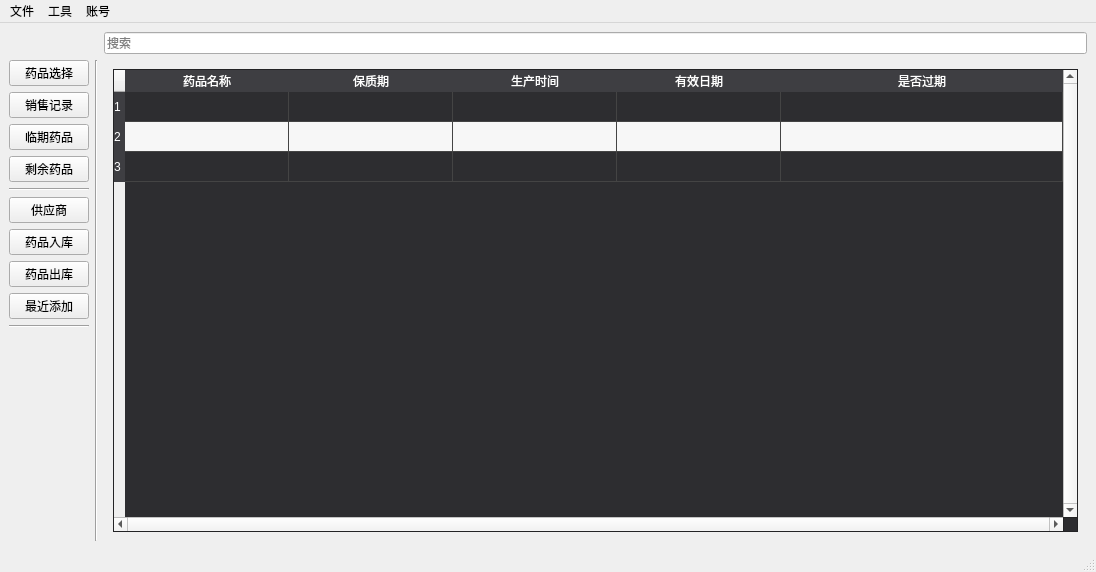
<?xml version="1.0" encoding="UTF-8"?>
<ui version="4.0">
 <class>mainWindow</class>
 <widget class="QMainWindow" name="mainWindow">
  <property name="geometry">
   <rect>
    <x>0</x>
    <y>0</y>
    <width>1096</width>
    <height>572</height>
   </rect>
  </property>
  <property name="windowTitle">
   <string>药房管理系统</string>
  </property>
  <property name="windowIcon">
   <iconset>
    <normaloff>../../python_code/Res.ico</normaloff>../../python_code/Res.ico</iconset>
  </property>
  <widget class="QWidget" name="centralwidget">
   <layout class="QGridLayout" name="gridLayout_2">
    <item row="0" column="0">
     <layout class="QGridLayout" name="gridLayout">
      <property name="horizontalSpacing">
       <number>6</number>
      </property>
      <item row="1" column="0">
       <layout class="QVBoxLayout" name="verticalLayout">
        <property name="rightMargin">
         <number>0</number>
        </property>
        <property name="bottomMargin">
         <number>0</number>
        </property>
        <item>
         <widget class="QPushButton" name="pushButton_3">
          <property name="text">
           <string>药品选择</string>
          </property>
         </widget>
        </item>
        <item>
         <widget class="QPushButton" name="pushButton_7">
          <property name="text">
           <string>销售记录</string>
          </property>
         </widget>
        </item>
        <item>
         <widget class="QPushButton" name="pushButton_4">
          <property name="sizePolicy">
           <sizepolicy hsizetype="Minimum" vsizetype="Fixed">
            <horstretch>0</horstretch>
            <verstretch>0</verstretch>
           </sizepolicy>
          </property>
          <property name="text">
           <string>临期药品</string>
          </property>
         </widget>
        </item>
        <item>
         <widget class="QPushButton" name="pushButton_8">
          <property name="text">
           <string>剩余药品</string>
          </property>
         </widget>
        </item>
        <item>
         <widget class="Line" name="line_2">
          <property name="lineWidth">
           <number>1</number>
          </property>
          <property name="orientation">
           <enum>Qt::Orientation::Horizontal</enum>
          </property>
         </widget>
        </item>
        <item>
         <widget class="QPushButton" name="pushButton_6">
          <property name="text">
           <string>供应商</string>
          </property>
         </widget>
        </item>
        <item>
         <widget class="QPushButton" name="pushButton">
          <property name="text">
           <string>药品入库</string>
          </property>
         </widget>
        </item>
        <item>
         <widget class="QPushButton" name="pushButton_2">
          <property name="enabled">
           <bool>true</bool>
          </property>
          <property name="sizePolicy">
           <sizepolicy hsizetype="Minimum" vsizetype="Fixed">
            <horstretch>0</horstretch>
            <verstretch>0</verstretch>
           </sizepolicy>
          </property>
          <property name="text">
           <string>药品出库</string>
          </property>
         </widget>
        </item>
        <item>
         <widget class="QPushButton" name="pushButton_5">
          <property name="text">
           <string>最近添加</string>
          </property>
         </widget>
        </item>
        <item>
         <widget class="Line" name="line_3">
          <property name="orientation">
           <enum>Qt::Orientation::Horizontal</enum>
          </property>
         </widget>
        </item>
        <item>
         <spacer name="verticalSpacer">
          <property name="orientation">
           <enum>Qt::Orientation::Vertical</enum>
          </property>
          <property name="sizeType">
           <enum>QSizePolicy::Policy::Expanding</enum>
          </property>
          <property name="sizeHint" stdset="0">
           <size>
            <width>20</width>
            <height>40</height>
           </size>
          </property>
         </spacer>
        </item>
       </layout>
      </item>
      <item row="0" column="2">
       <widget class="QLineEdit" name="lineEdit">
        <property name="placeholderText">
         <string>搜索</string>
        </property>
       </widget>
      </item>
      <item row="1" column="2">
       <widget class="QStackedWidget" name="stackedWidget">
        <property name="sizePolicy">
         <sizepolicy hsizetype="Expanding" vsizetype="Expanding">
          <horstretch>0</horstretch>
          <verstretch>0</verstretch>
         </sizepolicy>
        </property>
        <property name="frameShape">
         <enum>QFrame::Shape::NoFrame</enum>
        </property>
        <property name="currentIndex">
         <number>0</number>
        </property>
        <widget class="QWidget" name="page">
         <layout class="QGridLayout" name="gridLayout_4">
          <item row="0" column="0">
           <widget class="QTableWidget" name="tableWidget">
            <property name="styleSheet">
             <string notr="true">QTableView {
    background-color: #2D2D30;
    color: #FFFFFF;
    gridline-color: #444444;
}
QHeaderView::section {
    background-color: #3E3E42;
    color: #FFFFFF;
    border: none;
}</string>
            </property>
            <property name="verticalScrollBarPolicy">
             <enum>Qt::ScrollBarPolicy::ScrollBarAlwaysOn</enum>
            </property>
            <property name="horizontalScrollBarPolicy">
             <enum>Qt::ScrollBarPolicy::ScrollBarAlwaysOn</enum>
            </property>
            <property name="sizeAdjustPolicy">
             <enum>QAbstractScrollArea::SizeAdjustPolicy::AdjustToContents</enum>
            </property>
            <property name="editTriggers">
             <set>QAbstractItemView::EditTrigger::NoEditTriggers</set>
            </property>
            <property name="alternatingRowColors">
             <bool>true</bool>
            </property>
            <property name="showGrid">
             <bool>true</bool>
            </property>
            <property name="gridStyle">
             <enum>Qt::PenStyle::SolidLine</enum>
            </property>
            <property name="sortingEnabled">
             <bool>true</bool>
            </property>
            <attribute name="horizontalHeaderCascadingSectionResizes">
             <bool>false</bool>
            </attribute>
            <attribute name="horizontalHeaderMinimumSectionSize">
             <number>60</number>
            </attribute>
            <attribute name="horizontalHeaderDefaultSectionSize">
             <number>164</number>
            </attribute>
            <attribute name="horizontalHeaderHighlightSections">
             <bool>true</bool>
            </attribute>
            <attribute name="horizontalHeaderStretchLastSection">
             <bool>true</bool>
            </attribute>
            <attribute name="verticalHeaderMinimumSectionSize">
             <number>25</number>
            </attribute>
            <attribute name="verticalHeaderDefaultSectionSize">
             <number>30</number>
            </attribute>
            <attribute name="verticalHeaderStretchLastSection">
             <bool>false</bool>
            </attribute>
            <row/>
            <row/>
            <row/>
            <column>
             <property name="text">
              <string>药品名称</string>
             </property>
            </column>
            <column>
             <property name="text">
              <string>保质期</string>
             </property>
            </column>
            <column>
             <property name="text">
              <string>生产时间</string>
             </property>
            </column>
            <column>
             <property name="text">
              <string>有效日期</string>
             </property>
            </column>
            <column>
             <property name="text">
              <string>是否过期</string>
             </property>
            </column>
            <item row="0" column="0">
             <property name="text">
              <string/>
             </property>
             <property name="textAlignment">
              <set>AlignCenter</set>
             </property>
            </item>
           </widget>
          </item>
         </layout>
         <widget class="QWidget" name="gridLayoutWidget">
          <property name="geometry">
           <rect>
            <x>360</x>
            <y>190</y>
            <width>160</width>
            <height>80</height>
           </rect>
          </property>
          <layout class="QGridLayout" name="gridLayout_3"/>
         </widget>
        </widget>
        <widget class="QWidget" name="page_2"/>
       </widget>
      </item>
      <item row="1" column="1">
       <widget class="Line" name="line">
        <property name="orientation">
         <enum>Qt::Orientation::Vertical</enum>
        </property>
       </widget>
      </item>
     </layout>
    </item>
   </layout>
  </widget>
  <widget class="QMenuBar" name="menubar">
   <property name="geometry">
    <rect>
     <x>0</x>
     <y>0</y>
     <width>1096</width>
     <height>33</height>
    </rect>
   </property>
   <widget class="QMenu" name="menu">
    <property name="title">
     <string>文件</string>
    </property>
    <addaction name="actionout"/>
    <addaction name="separator"/>
   </widget>
   <widget class="QMenu" name="menu_2">
    <property name="title">
     <string>工具</string>
    </property>
   </widget>
   <widget class="QMenu" name="menu_3">
    <property name="title">
     <string>账号</string>
    </property>
   </widget>
   <addaction name="menu"/>
   <addaction name="menu_2"/>
   <addaction name="menu_3"/>
  </widget>
  <widget class="QStatusBar" name="statusbar"/>
  <action name="actionout">
   <property name="text">
    <string>导出报表</string>
   </property>
  </action>
 </widget>
 <resources/>
 <connections/>
</ui>
